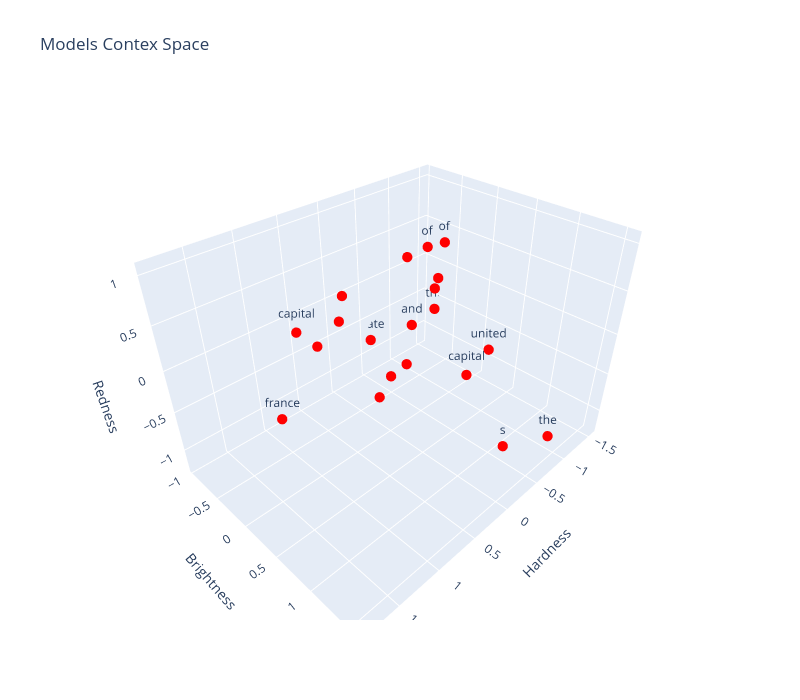

The code cell stored with this chart in its notebook:
### Code cell
plot_tokens(sentences, "Models Contex Space")

### Figure 1 — Plotly figure (JSON) as saved in the notebook; plotly's stock layout.template omitted (floating-point values rounded to 4 significant figures)
{"data": [{"hoverinfo": "text", "marker": {"color": "red", "size": 6}, "mode": "markers+text", "text": ["the", " ", "capital", " ", "of", " ", "united", " ", "state", "s", " ", "and", " ", "the", " ", "capital", " ", "of", " ", "france"], "type": "scatter3d", "x": [-1.526, -0.2092, 0.9326, 0.7698, -0.1228, -0.4315, -0.1496, -0.4106, -0.5907, -0.3183, 0.5, -0.1583, -0.7518, -1.11, 0.1257, 0.7132, 0.6472, -0.5514, -0.6643, 1.834], "y": [-0.7502, -0.2013, -0.2774, -0.1935, 0.3777, -0.178, 1.128, -0.1555, -0.9515, 1.296, -0.1103, 0.1584, -0.07449, 1.35, -0.03567, 1.562, 0.004572, 0.2102, 0.04463, 0.7552], "z": [-0.654, -0.7509, 0.3166, 0.1223, 1.047, 0.6491, 0.2814, -0.6625, -0.7913, -0.8974, 0.5979, 0.1103, 0.2059, -1.234, -0.7692, 0.6792, 0.4344, 0.8985, 0.4077, 0.4377]}], "layout": {"height": 700, "scene": {"xaxis": {"title": {"text": "Hardness"}}, "yaxis": {"title": {"text": "Brightness"}}, "zaxis": {"title": {"text": "Redness"}}}, "title": {"text": "Models Contex Space"}, "width": 800}}
